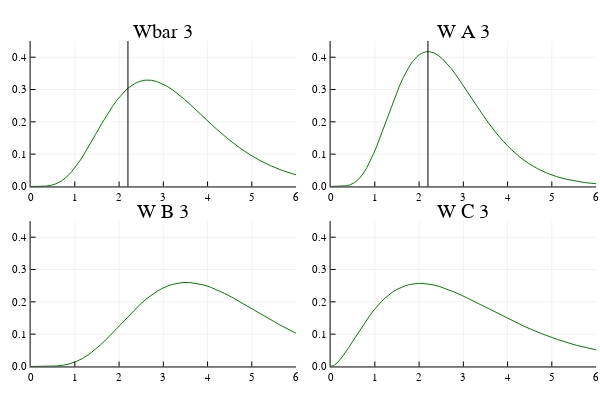

The cell this chart's notebook holds for it:
### Code cell
plot(plts[4, 1:4]..., legend=false)

### Figure 1 — Plotly figure (JSON) as saved in the notebook; plotly's stock layout.template omitted (floating-point values rounded to 4 significant figures)
{"data": [{"colorbar": {"title": ""}, "legendgroup": "y1", "line": {"color": "rgba(0, 128, 0, 1.000)", "dash": "solid", "shape": "linear", "width": 1}, "mode": "lines", "name": "y1", "showlegend": true, "type": "scatter", "x": [0, 0.02547, 0.05093, 0.0764, 0.1019, 0.2196, 0.3373, 0.4551, 0.5728, 0.6905, 0.8082, 0.926, 1.044, 1.114, 1.185, 1.256, 1.327, 1.468, 1.61, 1.729, 1.849, 1.969, 2.088, 2.153, 2.218, 2.283, 2.348, 2.413, 2.478, 2.543, 2.608, 2.728, 2.848, 2.968, 3.087, 3.216, 3.344, 3.473, 3.601, 3.899, 4.196, 4.461, 4.725, 4.957, 5.189, 5.442, 5.695, 5.95, 6.204, 6.485, 6.767, 7.034, 7.302, 7.858, 8.327, 8.899, 9.436, 10.3, 10.43], "xaxis": "x1", "y": [0, 4.602e-09, 1.355e-07, 9.612e-07, 3.806e-06, 0.0001368, 0.0009184, 0.003243, 0.008129, 0.01645, 0.02878, 0.04528, 0.06572, 0.07967, 0.09466, 0.1105, 0.127, 0.161, 0.1949, 0.2223, 0.2476, 0.27, 0.2892, 0.2981, 0.3059, 0.3125, 0.318, 0.3224, 0.3257, 0.3279, 0.3291, 0.3286, 0.325, 0.3186, 0.3099, 0.2983, 0.2849, 0.2701, 0.2543, 0.2161, 0.1784, 0.1473, 0.1195, 0.09826, 0.0799, 0.06305, 0.04923, 0.03801, 0.02907, 0.02141, 0.01563, 0.01149, 0.008383, 0.004265, 0.002368, 0.001131, 0.0005539, 0.0001708, 0.0001421], "yaxis": "y1", "zmax": null, "zmin": null}, {"colorbar": {"title": ""}, "legendgroup": "y2", "line": {"color": "rgba(0, 0, 0, 1.000)", "dash": "solid", "shape": "linear", "width": 1}, "mode": "lines", "name": "y2", "showlegend": true, "type": "scatter", "x": [2.2, 2.2], "xaxis": "x1", "y": [-45, 45.45], "yaxis": "y1", "zmax": null, "zmin": null}, {"colorbar": {"title": ""}, "legendgroup": "y1", "line": {"color": "rgba(0, 128, 0, 1.000)", "dash": "solid", "shape": "linear", "width": 1}, "mode": "lines", "name": "y1", "showlegend": true, "type": "scatter", "x": [0, 0.02004, 0.04007, 0.06011, 0.08015, 0.1728, 0.2654, 0.3581, 0.4507, 0.5433, 0.636, 0.7286, 0.8212, 0.8769, 0.9326, 0.9882, 1.044, 1.155, 1.267, 1.361, 1.455, 1.549, 1.643, 1.694, 1.745, 1.797, 1.848, 1.899, 1.95, 2.001, 2.052, 2.146, 2.241, 2.335, 2.429, 2.53, 2.631, 2.732, 2.834, 3.068, 3.302, 3.51, 3.718, 3.901, 4.083, 4.282, 4.481, 4.681, 4.882, 5.103, 5.324, 5.535, 5.745, 6.183, 6.552, 7.002, 7.425, 8.103, 8.207], "xaxis": "x2", "y": [0, 6.519e-10, 2.745e-08, 2.397e-07, 1.1e-06, 5.826e-05, 0.0004839, 0.001976, 0.005524, 0.0122, 0.02292, 0.03829, 0.05854, 0.07297, 0.08897, 0.1064, 0.125, 0.165, 0.207, 0.2425, 0.2767, 0.3086, 0.3372, 0.3512, 0.3639, 0.3754, 0.3854, 0.3941, 0.4014, 0.4073, 0.4118, 0.4165, 0.4169, 0.4133, 0.406, 0.3948, 0.3805, 0.3638, 0.3452, 0.2979, 0.249, 0.2075, 0.1695, 0.14, 0.1143, 0.09044, 0.07073, 0.05464, 0.04179, 0.03074, 0.02238, 0.0164, 0.01192, 0.006006, 0.0033, 0.001552, 0.0007482, 0.0002241, 0.0001855], "yaxis": "y2", "zmax": null, "zmin": null}, {"colorbar": {"title": ""}, "legendgroup": "y2", "line": {"color": "rgba(0, 0, 0, 1.000)", "dash": "solid", "shape": "linear", "width": 1}, "mode": "lines", "name": "y2", "showlegend": true, "type": "scatter", "x": [2.2, 2.2], "xaxis": "x2", "y": [-45, 45.45], "yaxis": "y2", "zmax": null, "zmin": null}, {"colorbar": {"title": ""}, "legendgroup": "y1", "line": {"color": "rgba(0, 128, 0, 1.000)", "dash": "solid", "shape": "linear", "width": 1}, "mode": "lines", "name": "y1", "showlegend": true, "type": "scatter", "x": [0, 0.03215, 0.06431, 0.09646, 0.1286, 0.2773, 0.4259, 0.5746, 0.7232, 0.8719, 1.021, 1.169, 1.318, 1.407, 1.497, 1.586, 1.675, 1.854, 2.033, 2.184, 2.335, 2.486, 2.637, 2.719, 2.801, 2.883, 2.965, 3.047, 3.129, 3.211, 3.293, 3.444, 3.596, 3.747, 3.898, 4.061, 4.223, 4.385, 4.547, 4.923, 5.299, 5.633, 5.967, 6.26, 6.553, 6.872, 7.191, 7.512, 7.834, 8.189, 8.544, 8.882, 9.22, 9.922, 10.51, 11.24, 11.92, 13.0, 13.17], "xaxis": "x3", "y": [0, 4.561e-10, 1.885e-08, 1.628e-07, 7.41e-07, 3.847e-05, 0.000316, 0.00128, 0.003559, 0.007822, 0.01464, 0.02439, 0.03718, 0.04628, 0.05635, 0.0673, 0.07899, 0.104, 0.1303, 0.1524, 0.1737, 0.1934, 0.2112, 0.2198, 0.2277, 0.2347, 0.2409, 0.2462, 0.2506, 0.2542, 0.2569, 0.2597, 0.2598, 0.2573, 0.2527, 0.2456, 0.2366, 0.2261, 0.2144, 0.1849, 0.1545, 0.1286, 0.1051, 0.08675, 0.07079, 0.05601, 0.0438, 0.03384, 0.02588, 0.01904, 0.01386, 0.01016, 0.007387, 0.003723, 0.002047, 0.0009635, 0.0004648, 0.0001395, 0.0001155], "yaxis": "y3", "zmax": null, "zmin": null}, {"colorbar": {"title": ""}, "legendgroup": "y1", "line": {"color": "rgba(0, 128, 0, 1.000)", "dash": "solid", "shape": "linear", "width": 1}, "mode": "lines", "name": "y1", "showlegend": true, "type": "scatter", "x": [0, 0.01813, 0.03627, 0.0544, 0.07253, 0.09067, 0.1088, 0.1269, 0.1451, 0.2289, 0.3127, 0.3966, 0.4804, 0.6481, 0.8158, 0.8996, 0.9834, 1.067, 1.151, 1.235, 1.319, 1.403, 1.486, 1.587, 1.688, 1.789, 1.889, 1.99, 2.091, 2.192, 2.293, 2.463, 2.633, 2.804, 2.974, 3.344, 3.714, 4.056, 4.397, 4.763, 5.129, 5.553, 5.977, 6.353, 6.73, 7.06, 7.391, 8.111, 8.836, 9.637, 10.4, 11.19, 11.86, 12.67, 13.44, 14.67, 14.85], "xaxis": "x4", "y": [0, 0.0002601, 0.0009238, 0.001926, 0.003227, 0.004799, 0.006617, 0.008659, 0.01091, 0.02351, 0.03881, 0.05581, 0.07372, 0.1101, 0.1446, 0.1605, 0.1753, 0.1889, 0.2012, 0.2122, 0.2219, 0.2304, 0.2375, 0.2446, 0.2499, 0.2537, 0.256, 0.257, 0.2568, 0.2554, 0.2531, 0.2473, 0.2394, 0.23, 0.2194, 0.1942, 0.168, 0.1446, 0.1228, 0.1018, 0.08349, 0.06557, 0.05094, 0.04039, 0.03181, 0.02568, 0.02064, 0.01267, 0.007638, 0.004303, 0.002463, 0.001364, 0.0008236, 0.0004413, 0.0002438, 9.305e-05, 8.013e-05], "yaxis": "y4", "zmax": null, "zmin": null}], "layout": {"annotations": [{"font": {"color": "rgba(0, 0, 0, 1.000)", "family": "sans-serif", "size": 20}, "rotation": 0, "showarrow": false, "text": "Wbar 3", "x": 0.2722, "xanchor": "center", "xref": "paper", "y": 1, "yanchor": "top", "yref": "paper"}, {"font": {"color": "rgba(0, 0, 0, 1.000)", "family": "sans-serif", "size": 20}, "rotation": 0, "showarrow": false, "text": "W A 3", "x": 0.7722, "xanchor": "center", "xref": "paper", "y": 1, "yanchor": "top", "yref": "paper"}, {"font": {"color": "rgba(0, 0, 0, 1.000)", "family": "sans-serif", "size": 20}, "rotation": 0, "showarrow": false, "text": "W B 3", "x": 0.2722, "xanchor": "center", "xref": "paper", "y": 0.5, "yanchor": "top", "yref": "paper"}, {"font": {"color": "rgba(0, 0, 0, 1.000)", "family": "sans-serif", "size": 20}, "rotation": 0, "showarrow": false, "text": "W C 3", "x": 0.7722, "xanchor": "center", "xref": "paper", "y": 0.5, "yanchor": "top", "yref": "paper"}], "height": 400, "margin": {"b": 20, "l": 0, "r": 0, "t": 20}, "paper_bgcolor": "rgba(255, 255, 255, 1.000)", "plot_bgcolor": "rgba(255, 255, 255, 1.000)", "showlegend": false, "width": 600, "xaxis1": {"anchor": "y1", "domain": [0.05101, 0.4934], "gridcolor": "rgba(0, 0, 0, 0.100)", "gridwidth": 0.5, "linecolor": "rgba(0, 0, 0, 1.000)", "mirror": false, "range": [0, 6], "showgrid": true, "showline": true, "showticklabels": true, "tickangle": 0, "tickcolor": "rgb(0, 0, 0)", "tickfont": {"color": "rgba(0, 0, 0, 1.000)", "family": "sans-serif", "size": 11}, "tickmode": "array", "ticks": "inside", "ticktext": ["0", "1", "2", "3", "4", "5", "6"], "tickvals": [0, 1, 2, 3, 4, 5, 6], "title": "", "titlefont": {"color": "rgba(0, 0, 0, 1.000)", "family": "sans-serif", "size": 15}, "type": "-", "visible": true, "zeroline": false, "zerolinecolor": "rgba(0, 0, 0, 1.000)"}, "xaxis2": {"anchor": "y2", "domain": [0.551, 0.9934], "gridcolor": "rgba(0, 0, 0, 0.100)", "gridwidth": 0.5, "linecolor": "rgba(0, 0, 0, 1.000)", "mirror": false, "range": [0, 6], "showgrid": true, "showline": true, "showticklabels": true, "tickangle": 0, "tickcolor": "rgb(0, 0, 0)", "tickfont": {"color": "rgba(0, 0, 0, 1.000)", "family": "sans-serif", "size": 11}, "tickmode": "array", "ticks": "inside", "ticktext": ["0", "1", "2", "3", "4", "5", "6"], "tickvals": [0, 1, 2, 3, 4, 5, 6], "title": "", "titlefont": {"color": "rgba(0, 0, 0, 1.000)", "family": "sans-serif", "size": 15}, "type": "-", "visible": true, "zeroline": false, "zerolinecolor": "rgba(0, 0, 0, 1.000)"}, "xaxis3": {"anchor": "y3", "domain": [0.05101, 0.4934], "gridcolor": "rgba(0, 0, 0, 0.100)", "gridwidth": 0.5, "linecolor": "rgba(0, 0, 0, 1.000)", "mirror": false, "range": [0, 6], "showgrid": true, "showline": true, "showticklabels": true, "tickangle": 0, "tickcolor": "rgb(0, 0, 0)", "tickfont": {"color": "rgba(0, 0, 0, 1.000)", "family": "sans-serif", "size": 11}, "tickmode": "array", "ticks": "inside", "ticktext": ["0", "1", "2", "3", "4", "5", "6"], "tickvals": [0, 1, 2, 3, 4, 5, 6], "title": "", "titlefont": {"color": "rgba(0, 0, 0, 1.000)", "family": "sans-serif", "size": 15}, "type": "-", "visible": true, "zeroline": false, "zerolinecolor": "rgba(0, 0, 0, 1.000)"}, "xaxis4": {"anchor": "y4", "domain": [0.551, 0.9934], "gridcolor": "rgba(0, 0, 0, 0.100)", "gridwidth": 0.5, "linecolor": "rgba(0, 0, 0, 1.000)", "mirror": false, "range": [0, 6], "showgrid": true, "showline": true, "showticklabels": true, "tickangle": 0, "tickcolor": "rgb(0, 0, 0)", "tickfont": {"color": "rgba(0, 0, 0, 1.000)", "family": "sans-serif", "size": 11}, "tickmode": "array", "ticks": "inside", "ticktext": ["0", "1", "2", "3", "4", "5", "6"], "tickvals": [0, 1, 2, 3, 4, 5, 6], "title": "", "titlefont": {"color": "rgba(0, 0, 0, 1.000)", "family": "sans-serif", "size": 15}, "type": "-", "visible": true, "zeroline": false, "zerolinecolor": "rgba(0, 0, 0, 1.000)"}, "yaxis1": {"anchor": "x1", "domain": [0.5376, 0.9415], "gridcolor": "rgba(0, 0, 0, 0.100)", "gridwidth": 0.5, "linecolor": "rgba(0, 0, 0, 1.000)", "mirror": false, "range": [0, 0.45], "showgrid": true, "showline": true, "showticklabels": true, "tickangle": 0, "tickcolor": "rgb(0, 0, 0)", "tickfont": {"color": "rgba(0, 0, 0, 1.000)", "family": "sans-serif", "size": 11}, "tickmode": "array", "ticks": "inside", "ticktext": ["0.0", "0.1", "0.2", "0.3", "0.4"], "tickvals": [0, 0.1, 0.2, 0.3, 0.4], "title": "", "titlefont": {"color": "rgba(0, 0, 0, 1.000)", "family": "sans-serif", "size": 15}, "type": "-", "visible": true, "zeroline": false, "zerolinecolor": "rgba(0, 0, 0, 1.000)"}, "yaxis2": {"anchor": "x2", "domain": [0.5376, 0.9415], "gridcolor": "rgba(0, 0, 0, 0.100)", "gridwidth": 0.5, "linecolor": "rgba(0, 0, 0, 1.000)", "mirror": false, "range": [0, 0.45], "showgrid": true, "showline": true, "showticklabels": true, "tickangle": 0, "tickcolor": "rgb(0, 0, 0)", "tickfont": {"color": "rgba(0, 0, 0, 1.000)", "family": "sans-serif", "size": 11}, "tickmode": "array", "ticks": "inside", "ticktext": ["0.0", "0.1", "0.2", "0.3", "0.4"], "tickvals": [0, 0.1, 0.2, 0.3, 0.4], "title": "", "titlefont": {"color": "rgba(0, 0, 0, 1.000)", "family": "sans-serif", "size": 15}, "type": "-", "visible": true, "zeroline": false, "zerolinecolor": "rgba(0, 0, 0, 1.000)"}, "yaxis3": {"anchor": "x3", "domain": [0.03762, 0.4415], "gridcolor": "rgba(0, 0, 0, 0.100)", "gridwidth": 0.5, "linecolor": "rgba(0, 0, 0, 1.000)", "mirror": false, "range": [0, 0.45], "showgrid": true, "showline": true, "showticklabels": true, "tickangle": 0, "tickcolor": "rgb(0, 0, 0)", "tickfont": {"color": "rgba(0, 0, 0, 1.000)", "family": "sans-serif", "size": 11}, "tickmode": "array", "ticks": "inside", "ticktext": ["0.0", "0.1", "0.2", "0.3", "0.4"], "tickvals": [0, 0.1, 0.2, 0.3, 0.4], "title": "", "titlefont": {"color": "rgba(0, 0, 0, 1.000)", "family": "sans-serif", "size": 15}, "type": "-", "visible": true, "zeroline": false, "zerolinecolor": "rgba(0, 0, 0, 1.000)"}, "yaxis4": {"anchor": "x4", "domain": [0.03762, 0.4415], "gridcolor": "rgba(0, 0, 0, 0.100)", "gridwidth": 0.5, "linecolor": "rgba(0, 0, 0, 1.000)", "mirror": false, "range": [0, 0.45], "showgrid": true, "showline": true, "showticklabels": true, "tickangle": 0, "tickcolor": "rgb(0, 0, 0)", "tickfont": {"color": "rgba(0, 0, 0, 1.000)", "family": "sans-serif", "size": 11}, "tickmode": "array", "ticks": "inside", "ticktext": ["0.0", "0.1", "0.2", "0.3", "0.4"], "tickvals": [0, 0.1, 0.2, 0.3, 0.4], "title": "", "titlefont": {"color": "rgba(0, 0, 0, 1.000)", "family": "sans-serif", "size": 15}, "type": "-", "visible": true, "zeroline": false, "zerolinecolor": "rgba(0, 0, 0, 1.000)"}}}
